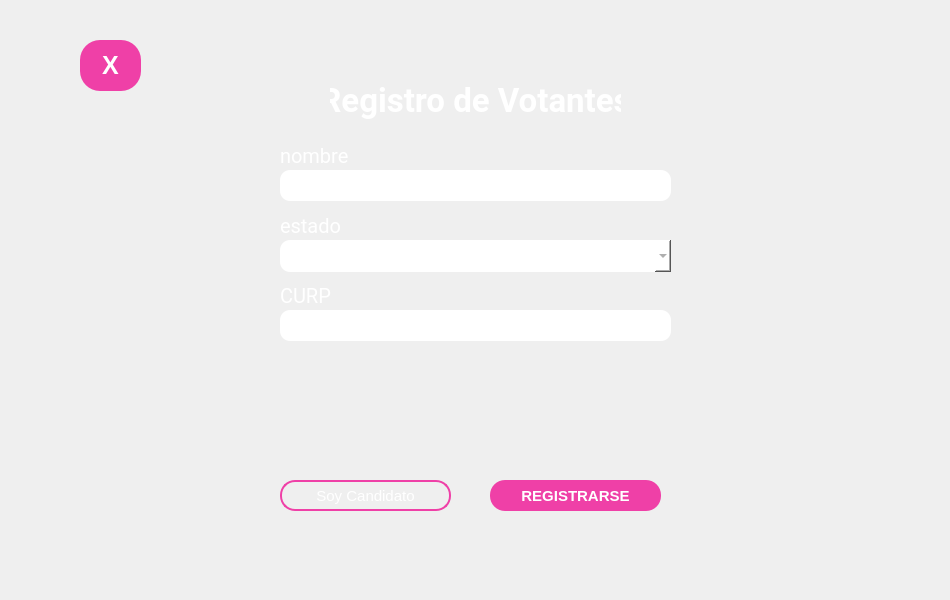
<?xml version="1.0" encoding="UTF-8"?>
<ui version="4.0">
 <class>registroWin</class>
 <widget class="QWidget" name="registroWin">
  <property name="geometry">
   <rect>
    <x>0</x>
    <y>0</y>
    <width>950</width>
    <height>600</height>
   </rect>
  </property>
  <property name="minimumSize">
   <size>
    <width>950</width>
    <height>600</height>
   </size>
  </property>
  <property name="maximumSize">
   <size>
    <width>950</width>
    <height>600</height>
   </size>
  </property>
  <property name="windowTitle">
   <string>Form</string>
  </property>
  <widget class="QLabel" name="bg">
   <property name="geometry">
    <rect>
     <x>0</x>
     <y>0</y>
     <width>961</width>
     <height>601</height>
    </rect>
   </property>
   <property name="text">
    <string/>
   </property>
   <property name="pixmap">
    <pixmap resource="resource.qrc">:/resource/img/registro.png</pixmap>
   </property>
  </widget>
  <widget class="QStackedWidget" name="sw">
   <property name="geometry">
    <rect>
     <x>120</x>
     <y>70</y>
     <width>711</width>
     <height>461</height>
    </rect>
   </property>
   <property name="styleSheet">
    <string notr="true">
background: rgba(0,0,0,0);</string>
   </property>
   <property name="currentIndex">
    <number>1</number>
   </property>
   <widget class="QWidget" name="cand">
    <widget class="QLabel" name="label">
     <property name="geometry">
      <rect>
       <x>210</x>
       <y>10</y>
       <width>291</width>
       <height>41</height>
      </rect>
     </property>
     <property name="font">
      <font>
       <family>Roboto</family>
       <pointsize>25</pointsize>
       <weight>75</weight>
       <bold>true</bold>
      </font>
     </property>
     <property name="styleSheet">
      <string notr="true">color: white;</string>
     </property>
     <property name="text">
      <string>Registro de Candidatos</string>
     </property>
     <property name="alignment">
      <set>Qt::AlignCenter</set>
     </property>
    </widget>
    <widget class="QPushButton" name="btnRegistrarCand">
     <property name="geometry">
      <rect>
       <x>370</x>
       <y>410</y>
       <width>171</width>
       <height>31</height>
      </rect>
     </property>
     <property name="font">
      <font>
       <pointsize>-1</pointsize>
       <weight>75</weight>
       <bold>true</bold>
      </font>
     </property>
     <property name="styleSheet">
      <string notr="true">border: 0px solid;
background: #EF40A7;
color:white;
border-radius: 15px;
font-weight:bold;
font-size:15px;
</string>
     </property>
     <property name="text">
      <string>REGISTRARSE</string>
     </property>
    </widget>
    <widget class="QPushButton" name="btnCandidato">
     <property name="geometry">
      <rect>
       <x>160</x>
       <y>410</y>
       <width>171</width>
       <height>31</height>
      </rect>
     </property>
     <property name="font">
      <font>
       <pointsize>-1</pointsize>
      </font>
     </property>
     <property name="styleSheet">
      <string notr="true">border: 2px solid  #EF40A7;
background: rgba(0,0,0,0);
color:white;
border-radius: 15px;
font-size:15px;
</string>
     </property>
     <property name="text">
      <string>Soy Votante</string>
     </property>
    </widget>
    <widget class="QLineEdit" name="inNombreCand">
     <property name="geometry">
      <rect>
       <x>50</x>
       <y>80</y>
       <width>271</width>
       <height>31</height>
      </rect>
     </property>
     <property name="font">
      <font>
       <pointsize>12</pointsize>
      </font>
     </property>
     <property name="styleSheet">
      <string notr="true">color: grey;
border: solid 0px white;
background: white;
border-radius:10px;
padding:8px;</string>
     </property>
     <property name="text">
      <string/>
     </property>
    </widget>
    <widget class="QComboBox" name="inEstadoCand">
     <property name="geometry">
      <rect>
       <x>50</x>
       <y>150</y>
       <width>271</width>
       <height>32</height>
      </rect>
     </property>
     <property name="styleSheet">
      <string notr="true">color: grey;
border: solid 0px white;
background: white;
border-radius:10px;
padding:8px;</string>
     </property>
    </widget>
    <widget class="QLabel" name="lblUsuario_4">
     <property name="geometry">
      <rect>
       <x>50</x>
       <y>50</y>
       <width>101</width>
       <height>31</height>
      </rect>
     </property>
     <property name="font">
      <font>
       <family>Roboto</family>
       <pointsize>15</pointsize>
       <weight>50</weight>
       <italic>false</italic>
       <bold>false</bold>
      </font>
     </property>
     <property name="styleSheet">
      <string notr="true">color: white;</string>
     </property>
     <property name="text">
      <string>nombre</string>
     </property>
    </widget>
    <widget class="QLabel" name="lblUsuario_5">
     <property name="geometry">
      <rect>
       <x>50</x>
       <y>120</y>
       <width>101</width>
       <height>31</height>
      </rect>
     </property>
     <property name="font">
      <font>
       <family>Roboto</family>
       <pointsize>15</pointsize>
       <weight>50</weight>
       <italic>false</italic>
       <bold>false</bold>
      </font>
     </property>
     <property name="styleSheet">
      <string notr="true">color: white;</string>
     </property>
     <property name="text">
      <string>estado</string>
     </property>
    </widget>
    <widget class="QLabel" name="lblUsuario_6">
     <property name="geometry">
      <rect>
       <x>50</x>
       <y>190</y>
       <width>101</width>
       <height>31</height>
      </rect>
     </property>
     <property name="font">
      <font>
       <family>Roboto</family>
       <pointsize>15</pointsize>
       <weight>50</weight>
       <italic>false</italic>
       <bold>false</bold>
      </font>
     </property>
     <property name="styleSheet">
      <string notr="true">color: white;</string>
     </property>
     <property name="text">
      <string>partido</string>
     </property>
    </widget>
    <widget class="QComboBox" name="inPartido">
     <property name="geometry">
      <rect>
       <x>50</x>
       <y>220</y>
       <width>271</width>
       <height>32</height>
      </rect>
     </property>
     <property name="styleSheet">
      <string notr="true">color: grey;
border: solid 0px white;
background: white;
border-radius:10px;
padding:8px;</string>
     </property>
    </widget>
    <widget class="QLabel" name="lblUsuario_7">
     <property name="geometry">
      <rect>
       <x>50</x>
       <y>260</y>
       <width>101</width>
       <height>31</height>
      </rect>
     </property>
     <property name="font">
      <font>
       <family>Roboto</family>
       <pointsize>15</pointsize>
       <weight>50</weight>
       <italic>false</italic>
       <bold>false</bold>
      </font>
     </property>
     <property name="styleSheet">
      <string notr="true">color: white;</string>
     </property>
     <property name="text">
      <string>elección</string>
     </property>
    </widget>
    <widget class="QComboBox" name="inEleccion">
     <property name="geometry">
      <rect>
       <x>50</x>
       <y>290</y>
       <width>271</width>
       <height>32</height>
      </rect>
     </property>
     <property name="styleSheet">
      <string notr="true">color: grey;
border: solid 0px white;
background: white;
border-radius:10px;
padding:8px;</string>
     </property>
    </widget>
    <widget class="QPlainTextEdit" name="inPropuesta">
     <property name="geometry">
      <rect>
       <x>370</x>
       <y>80</y>
       <width>321</width>
       <height>311</height>
      </rect>
     </property>
     <property name="font">
      <font>
       <pointsize>11</pointsize>
      </font>
     </property>
     <property name="styleSheet">
      <string notr="true">color: grey;
border: solid 0px white;
background: white;
border-radius:10px;
padding:8px;</string>
     </property>
     <property name="plainText">
      <string/>
     </property>
    </widget>
    <widget class="QLabel" name="lblUsuario_8">
     <property name="geometry">
      <rect>
       <x>370</x>
       <y>50</y>
       <width>101</width>
       <height>31</height>
      </rect>
     </property>
     <property name="font">
      <font>
       <family>Roboto</family>
       <pointsize>15</pointsize>
       <weight>50</weight>
       <italic>false</italic>
       <bold>false</bold>
      </font>
     </property>
     <property name="styleSheet">
      <string notr="true">color: white;</string>
     </property>
     <property name="text">
      <string>propuesta</string>
     </property>
    </widget>
    <widget class="QLineEdit" name="inCurpCand">
     <property name="geometry">
      <rect>
       <x>50</x>
       <y>360</y>
       <width>271</width>
       <height>31</height>
      </rect>
     </property>
     <property name="font">
      <font>
       <pointsize>12</pointsize>
      </font>
     </property>
     <property name="styleSheet">
      <string notr="true">color: grey;
border: solid 0px white;
background: white;
border-radius:10px;
padding:8px;</string>
     </property>
     <property name="text">
      <string/>
     </property>
    </widget>
    <widget class="QLabel" name="lblUsuario_17">
     <property name="geometry">
      <rect>
       <x>50</x>
       <y>330</y>
       <width>101</width>
       <height>31</height>
      </rect>
     </property>
     <property name="font">
      <font>
       <family>Roboto</family>
       <pointsize>15</pointsize>
       <weight>50</weight>
       <italic>false</italic>
       <bold>false</bold>
      </font>
     </property>
     <property name="styleSheet">
      <string notr="true">color: white;</string>
     </property>
     <property name="text">
      <string>CURP</string>
     </property>
    </widget>
   </widget>
   <widget class="QWidget" name="vot">
    <widget class="QLabel" name="label_2">
     <property name="geometry">
      <rect>
       <x>210</x>
       <y>10</y>
       <width>291</width>
       <height>41</height>
      </rect>
     </property>
     <property name="font">
      <font>
       <family>Roboto</family>
       <pointsize>25</pointsize>
       <weight>75</weight>
       <bold>true</bold>
      </font>
     </property>
     <property name="styleSheet">
      <string notr="true">color: white;</string>
     </property>
     <property name="text">
      <string>Registro de Votantes</string>
     </property>
     <property name="alignment">
      <set>Qt::AlignCenter</set>
     </property>
    </widget>
    <widget class="QPushButton" name="btnVotante">
     <property name="geometry">
      <rect>
       <x>160</x>
       <y>410</y>
       <width>171</width>
       <height>31</height>
      </rect>
     </property>
     <property name="font">
      <font>
       <pointsize>-1</pointsize>
      </font>
     </property>
     <property name="styleSheet">
      <string notr="true">border: 2px solid  #EF40A7;
background: rgba(0,0,0,0);
color:white;
border-radius: 15px;
font-size:15px;
</string>
     </property>
     <property name="text">
      <string>Soy Candidato</string>
     </property>
    </widget>
    <widget class="QLineEdit" name="inNombre">
     <property name="geometry">
      <rect>
       <x>160</x>
       <y>100</y>
       <width>391</width>
       <height>31</height>
      </rect>
     </property>
     <property name="font">
      <font>
       <pointsize>12</pointsize>
      </font>
     </property>
     <property name="styleSheet">
      <string notr="true">color: grey;
border: solid 0px white;
background: white;
border-radius:10px;
padding:8px;</string>
     </property>
     <property name="text">
      <string/>
     </property>
    </widget>
    <widget class="QLabel" name="lblUsuario">
     <property name="geometry">
      <rect>
       <x>160</x>
       <y>70</y>
       <width>101</width>
       <height>31</height>
      </rect>
     </property>
     <property name="font">
      <font>
       <family>Roboto</family>
       <pointsize>15</pointsize>
       <weight>50</weight>
       <italic>false</italic>
       <bold>false</bold>
      </font>
     </property>
     <property name="styleSheet">
      <string notr="true">color: white;</string>
     </property>
     <property name="text">
      <string>nombre</string>
     </property>
    </widget>
    <widget class="QLabel" name="lblUsuario_2">
     <property name="geometry">
      <rect>
       <x>160</x>
       <y>140</y>
       <width>101</width>
       <height>31</height>
      </rect>
     </property>
     <property name="font">
      <font>
       <family>Roboto</family>
       <pointsize>15</pointsize>
       <weight>50</weight>
       <italic>false</italic>
       <bold>false</bold>
      </font>
     </property>
     <property name="styleSheet">
      <string notr="true">color: white;</string>
     </property>
     <property name="text">
      <string>estado</string>
     </property>
    </widget>
    <widget class="QComboBox" name="inEstado">
     <property name="geometry">
      <rect>
       <x>160</x>
       <y>170</y>
       <width>391</width>
       <height>32</height>
      </rect>
     </property>
     <property name="styleSheet">
      <string notr="true">color: grey;
border: solid 0px white;
background: white;
border-radius:10px;
padding:8px;</string>
     </property>
    </widget>
    <widget class="QLabel" name="lblUsuario_3">
     <property name="geometry">
      <rect>
       <x>160</x>
       <y>210</y>
       <width>101</width>
       <height>31</height>
      </rect>
     </property>
     <property name="font">
      <font>
       <family>Roboto</family>
       <pointsize>15</pointsize>
       <weight>50</weight>
       <italic>false</italic>
       <bold>false</bold>
      </font>
     </property>
     <property name="styleSheet">
      <string notr="true">color: white;</string>
     </property>
     <property name="text">
      <string>CURP</string>
     </property>
    </widget>
    <widget class="QLineEdit" name="inCurp">
     <property name="geometry">
      <rect>
       <x>160</x>
       <y>240</y>
       <width>391</width>
       <height>31</height>
      </rect>
     </property>
     <property name="font">
      <font>
       <pointsize>12</pointsize>
      </font>
     </property>
     <property name="styleSheet">
      <string notr="true">color: grey;
border: solid 0px white;
background: white;
border-radius:10px;
padding:8px;</string>
     </property>
     <property name="text">
      <string/>
     </property>
    </widget>
    <widget class="QPushButton" name="btnRegistrarVotante">
     <property name="geometry">
      <rect>
       <x>370</x>
       <y>410</y>
       <width>171</width>
       <height>31</height>
      </rect>
     </property>
     <property name="font">
      <font>
       <pointsize>-1</pointsize>
       <weight>75</weight>
       <bold>true</bold>
      </font>
     </property>
     <property name="styleSheet">
      <string notr="true">border: 0px solid;
background: #EF40A7;
color:white;
border-radius: 15px;
font-weight:bold;
font-size:15px;
</string>
     </property>
     <property name="text">
      <string>REGISTRARSE</string>
     </property>
    </widget>
   </widget>
  </widget>
  <widget class="QPushButton" name="brnRegresar">
   <property name="geometry">
    <rect>
     <x>80</x>
     <y>40</y>
     <width>61</width>
     <height>51</height>
    </rect>
   </property>
   <property name="font">
    <font>
     <pointsize>-1</pointsize>
     <weight>75</weight>
     <bold>true</bold>
    </font>
   </property>
   <property name="styleSheet">
    <string notr="true">border: 0px solid;
background: #EF40A7;
color:white;
border-radius: 20px;
font-weight:bold;
font-size:25px;
</string>
   </property>
   <property name="text">
    <string>X</string>
   </property>
  </widget>
 </widget>
 <resources>
  <include location="resource.qrc"/>
 </resources>
 <connections/>
</ui>
